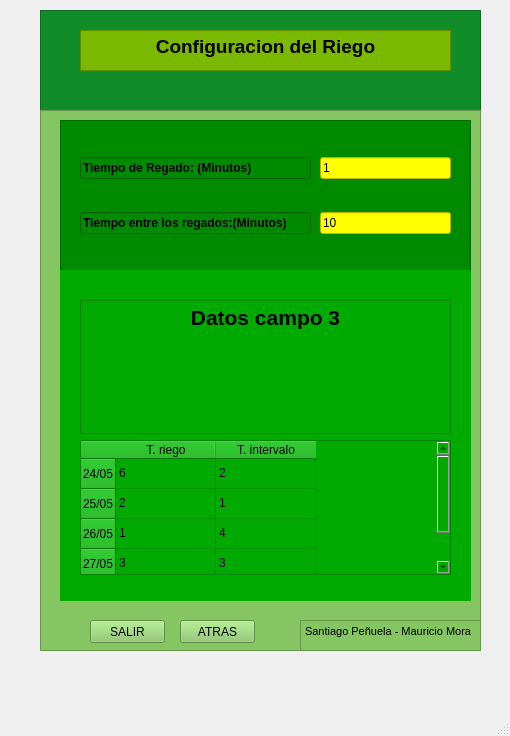
<?xml version="1.0" encoding="UTF-8"?>
<ui version="4.0">
 <class>MainWindow</class>
 <widget class="QMainWindow" name="MainWindow">
  <property name="geometry">
   <rect>
    <x>0</x>
    <y>0</y>
    <width>510</width>
    <height>736</height>
   </rect>
  </property>
  <property name="windowTitle">
   <string>MainWindow</string>
  </property>
  <widget class="QWidget" name="centralwidget">
   <widget class="QFrame" name="frame">
    <property name="geometry">
     <rect>
      <x>40</x>
      <y>10</y>
      <width>441</width>
      <height>101</height>
     </rect>
    </property>
    <property name="styleSheet">
     <string notr="true">background-color: rgb(16, 140, 41);</string>
    </property>
    <property name="frameShape">
     <enum>QFrame::StyledPanel</enum>
    </property>
    <property name="frameShadow">
     <enum>QFrame::Raised</enum>
    </property>
    <widget class="QTextEdit" name="textEdit">
     <property name="geometry">
      <rect>
       <x>40</x>
       <y>20</y>
       <width>371</width>
       <height>41</height>
      </rect>
     </property>
     <property name="font">
      <font>
       <pointsize>14</pointsize>
       <weight>75</weight>
       <bold>true</bold>
      </font>
     </property>
     <property name="styleSheet">
      <string notr="true">color: rgb(0, 0, 0);
background-color: rgb(123, 184, 0);</string>
     </property>
     <property name="readOnly">
      <bool>true</bool>
     </property>
     <property name="html">
      <string>&lt;!DOCTYPE HTML PUBLIC &quot;-//W3C//DTD HTML 4.0//EN&quot; &quot;http://www.w3.org/TR/REC-html40/strict.dtd&quot;&gt;
&lt;html&gt;&lt;head&gt;&lt;meta name=&quot;qrichtext&quot; content=&quot;1&quot; /&gt;&lt;style type=&quot;text/css&quot;&gt;
p, li { white-space: pre-wrap; }
&lt;/style&gt;&lt;/head&gt;&lt;body style=&quot; font-family:'MS Shell Dlg 2'; font-size:14pt; font-weight:600; font-style:normal;&quot;&gt;
&lt;p align=&quot;center&quot; style=&quot; margin-top:0px; margin-bottom:0px; margin-left:0px; margin-right:0px; -qt-block-indent:0; text-indent:0px;&quot;&gt;Configuracion del Riego&lt;/p&gt;&lt;/body&gt;&lt;/html&gt;</string>
     </property>
    </widget>
   </widget>
   <widget class="QFrame" name="frame_2">
    <property name="geometry">
     <rect>
      <x>40</x>
      <y>110</y>
      <width>441</width>
      <height>541</height>
     </rect>
    </property>
    <property name="styleSheet">
     <string notr="true">background-color: rgb(133, 197, 98);</string>
    </property>
    <property name="frameShape">
     <enum>QFrame::StyledPanel</enum>
    </property>
    <property name="frameShadow">
     <enum>QFrame::Raised</enum>
    </property>
    <widget class="QTextEdit" name="textEdit_2">
     <property name="geometry">
      <rect>
       <x>260</x>
       <y>510</y>
       <width>181</width>
       <height>31</height>
      </rect>
     </property>
     <property name="readOnly">
      <bool>true</bool>
     </property>
     <property name="html">
      <string>&lt;!DOCTYPE HTML PUBLIC &quot;-//W3C//DTD HTML 4.0//EN&quot; &quot;http://www.w3.org/TR/REC-html40/strict.dtd&quot;&gt;
&lt;html&gt;&lt;head&gt;&lt;meta name=&quot;qrichtext&quot; content=&quot;1&quot; /&gt;&lt;style type=&quot;text/css&quot;&gt;
p, li { white-space: pre-wrap; }
&lt;/style&gt;&lt;/head&gt;&lt;body style=&quot; font-family:'MS Shell Dlg 2'; font-size:8.25pt; font-weight:400; font-style:normal;&quot;&gt;
&lt;p style=&quot; margin-top:0px; margin-bottom:0px; margin-left:0px; margin-right:0px; -qt-block-indent:0; text-indent:0px;&quot;&gt;Santiago Peñuela - Mauricio Mora&lt;/p&gt;&lt;/body&gt;&lt;/html&gt;</string>
     </property>
    </widget>
    <widget class="QFrame" name="frame_3">
     <property name="geometry">
      <rect>
       <x>20</x>
       <y>10</y>
       <width>411</width>
       <height>151</height>
      </rect>
     </property>
     <property name="styleSheet">
      <string notr="true">background-color: rgb(0, 138, 0);</string>
     </property>
     <property name="frameShape">
      <enum>QFrame::StyledPanel</enum>
     </property>
     <property name="frameShadow">
      <enum>QFrame::Raised</enum>
     </property>
     <widget class="QWidget" name="verticalLayoutWidget_2">
      <property name="geometry">
       <rect>
        <x>20</x>
        <y>10</y>
        <width>231</width>
        <height>131</height>
       </rect>
      </property>
      <layout class="QVBoxLayout" name="verticalLayout_2">
       <item>
        <widget class="QLineEdit" name="lineEdit_4">
         <property name="font">
          <font>
           <pointsize>9</pointsize>
           <weight>75</weight>
           <bold>true</bold>
          </font>
         </property>
         <property name="text">
          <string>Tiempo de Regado: (Minutos)</string>
         </property>
         <property name="readOnly">
          <bool>true</bool>
         </property>
        </widget>
       </item>
       <item>
        <widget class="QLineEdit" name="lineEdit_3">
         <property name="font">
          <font>
           <pointsize>9</pointsize>
           <weight>75</weight>
           <bold>true</bold>
          </font>
         </property>
         <property name="text">
          <string>Tiempo entre los regados:(Minutos)</string>
         </property>
         <property name="readOnly">
          <bool>true</bool>
         </property>
        </widget>
       </item>
      </layout>
     </widget>
     <widget class="QWidget" name="verticalLayoutWidget">
      <property name="geometry">
       <rect>
        <x>260</x>
        <y>10</y>
        <width>131</width>
        <height>131</height>
       </rect>
      </property>
      <layout class="QVBoxLayout" name="verticalLayout">
       <item>
        <widget class="QLineEdit" name="lineEdit">
         <property name="styleSheet">
          <string notr="true">background-color: rgb(255, 255, 0);</string>
         </property>
         <property name="text">
          <string>1</string>
         </property>
        </widget>
       </item>
       <item>
        <widget class="QLineEdit" name="lineEdit_2">
         <property name="styleSheet">
          <string notr="true">background-color: rgb(255, 255, 0);</string>
         </property>
         <property name="text">
          <string>10</string>
         </property>
        </widget>
       </item>
      </layout>
     </widget>
    </widget>
    <widget class="QWidget" name="widget" native="true">
     <property name="geometry">
      <rect>
       <x>20</x>
       <y>160</y>
       <width>411</width>
       <height>331</height>
      </rect>
     </property>
     <property name="styleSheet">
      <string notr="true">background-color: rgb(0, 170, 0);</string>
     </property>
     <widget class="QWidget" name="verticalLayoutWidget_3">
      <property name="geometry">
       <rect>
        <x>20</x>
        <y>30</y>
        <width>371</width>
        <height>275</height>
       </rect>
      </property>
      <layout class="QVBoxLayout" name="verticalLayout_3">
       <item>
        <widget class="QTextEdit" name="textEdit_3">
         <property name="styleSheet">
          <string notr="true">color:rgb(0, 0, 0);</string>
         </property>
         <property name="readOnly">
          <bool>true</bool>
         </property>
         <property name="html">
          <string>&lt;!DOCTYPE HTML PUBLIC &quot;-//W3C//DTD HTML 4.0//EN&quot; &quot;http://www.w3.org/TR/REC-html40/strict.dtd&quot;&gt;
&lt;html&gt;&lt;head&gt;&lt;meta name=&quot;qrichtext&quot; content=&quot;1&quot; /&gt;&lt;style type=&quot;text/css&quot;&gt;
p, li { white-space: pre-wrap; }
&lt;/style&gt;&lt;/head&gt;&lt;body style=&quot; font-family:'MS Shell Dlg 2'; font-size:8.25pt; font-weight:400; font-style:normal;&quot;&gt;
&lt;p align=&quot;center&quot; style=&quot; margin-top:0px; margin-bottom:0px; margin-left:0px; margin-right:0px; -qt-block-indent:0; text-indent:0px;&quot;&gt;&lt;span style=&quot; font-size:16pt; font-weight:600;&quot;&gt;Datos campo 3&lt;/span&gt;&lt;/p&gt;&lt;/body&gt;&lt;/html&gt;</string>
         </property>
        </widget>
       </item>
       <item>
        <widget class="QTableWidget" name="lista_3">
         <row>
          <property name="text">
           <string>24/05</string>
          </property>
         </row>
         <row>
          <property name="text">
           <string>25/05</string>
          </property>
         </row>
         <row>
          <property name="text">
           <string>26/05</string>
          </property>
         </row>
         <row>
          <property name="text">
           <string>27/05</string>
          </property>
         </row>
         <column>
          <property name="text">
           <string>T. riego</string>
          </property>
         </column>
         <column>
          <property name="text">
           <string>T. intervalo</string>
          </property>
         </column>
         <item row="0" column="0">
          <property name="text">
           <string>6</string>
          </property>
         </item>
         <item row="0" column="1">
          <property name="text">
           <string>2</string>
          </property>
         </item>
         <item row="1" column="0">
          <property name="text">
           <string>2</string>
          </property>
         </item>
         <item row="1" column="1">
          <property name="text">
           <string>1</string>
          </property>
         </item>
         <item row="2" column="0">
          <property name="text">
           <string>1</string>
          </property>
         </item>
         <item row="2" column="1">
          <property name="text">
           <string>4</string>
          </property>
         </item>
         <item row="3" column="0">
          <property name="text">
           <string>3</string>
          </property>
         </item>
         <item row="3" column="1">
          <property name="text">
           <string>3</string>
          </property>
         </item>
        </widget>
       </item>
      </layout>
     </widget>
    </widget>
    <widget class="QPushButton" name="pushButton_salir">
     <property name="geometry">
      <rect>
       <x>50</x>
       <y>510</y>
       <width>75</width>
       <height>23</height>
      </rect>
     </property>
     <property name="text">
      <string>SALIR</string>
     </property>
    </widget>
    <widget class="QPushButton" name="pushButton_atras">
     <property name="geometry">
      <rect>
       <x>140</x>
       <y>510</y>
       <width>75</width>
       <height>23</height>
      </rect>
     </property>
     <property name="text">
      <string>ATRAS</string>
     </property>
    </widget>
   </widget>
  </widget>
  <widget class="QMenuBar" name="menubar">
   <property name="geometry">
    <rect>
     <x>0</x>
     <y>0</y>
     <width>510</width>
     <height>21</height>
    </rect>
   </property>
  </widget>
  <widget class="QStatusBar" name="statusbar"/>
 </widget>
 <resources/>
 <connections/>
</ui>
